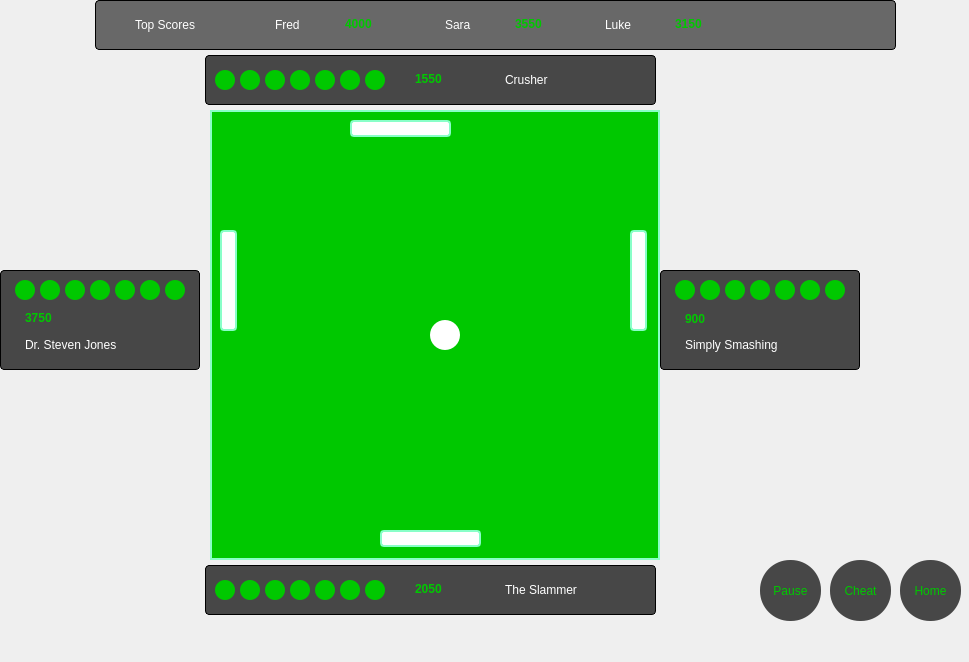
<?xml version="1.0" encoding="UTF-8"?>
<ui version="4.0">
 <class>ingame</class>
 <widget class="QWidget" name="ingame">
  <property name="geometry">
   <rect>
    <x>0</x>
    <y>0</y>
    <width>969</width>
    <height>662</height>
   </rect>
  </property>
  <property name="windowTitle">
   <string>Form</string>
  </property>
  <widget class="QLabel" name="lblPlayerBoardR">
   <property name="geometry">
    <rect>
     <x>660</x>
     <y>270</y>
     <width>200</width>
     <height>100</height>
    </rect>
   </property>
   <property name="mouseTracking">
    <bool>true</bool>
   </property>
   <property name="styleSheet">
    <string notr="true">background-color: rgb(71, 71, 71);
border: 1px solid rgb(0, 0, 0);
color: rgb(0, 200, 0);
border-radius: 4px;</string>
   </property>
   <property name="text">
    <string/>
   </property>
  </widget>
  <widget class="QLabel" name="lblUsernamePT">
   <property name="geometry">
    <rect>
     <x>505</x>
     <y>70</y>
     <width>131</width>
     <height>20</height>
    </rect>
   </property>
   <property name="styleSheet">
    <string notr="true">background-color: rgb(71, 71, 71);
color: rgb(255, 255, 255);
text-align: center;</string>
   </property>
   <property name="text">
    <string>Crusher</string>
   </property>
  </widget>
  <widget class="QLabel" name="lblLife4PT">
   <property name="geometry">
    <rect>
     <x>290</x>
     <y>70</y>
     <width>20</width>
     <height>20</height>
    </rect>
   </property>
   <property name="styleSheet">
    <string notr="true">background-color: rgb(0, 200, 0);
border-radius: 10px;</string>
   </property>
   <property name="text">
    <string/>
   </property>
  </widget>
  <widget class="QLabel" name="lblScorePT">
   <property name="geometry">
    <rect>
     <x>415</x>
     <y>70</y>
     <width>61</width>
     <height>17</height>
    </rect>
   </property>
   <property name="font">
    <font>
     <weight>75</weight>
     <italic>false</italic>
     <bold>true</bold>
    </font>
   </property>
   <property name="styleSheet">
    <string notr="true">background-color: rgb(71, 71, 71);
color: rgb(0, 200, 0);
text-align: center;</string>
   </property>
   <property name="frameShadow">
    <enum>QFrame::Plain</enum>
   </property>
   <property name="text">
    <string>1550</string>
   </property>
  </widget>
  <widget class="QLabel" name="lblScorePR">
   <property name="geometry">
    <rect>
     <x>685</x>
     <y>310</y>
     <width>61</width>
     <height>17</height>
    </rect>
   </property>
   <property name="font">
    <font>
     <weight>75</weight>
     <italic>false</italic>
     <bold>true</bold>
    </font>
   </property>
   <property name="styleSheet">
    <string notr="true">background-color: rgb(71, 71, 71);
color: rgb(0, 200, 0);
text-align: center;</string>
   </property>
   <property name="frameShadow">
    <enum>QFrame::Plain</enum>
   </property>
   <property name="text">
    <string>900</string>
   </property>
  </widget>
  <widget class="QLabel" name="lblLife6PT">
   <property name="geometry">
    <rect>
     <x>340</x>
     <y>70</y>
     <width>20</width>
     <height>20</height>
    </rect>
   </property>
   <property name="styleSheet">
    <string notr="true">background-color: rgb(0, 200, 0);
border-radius: 10px;</string>
   </property>
   <property name="text">
    <string/>
   </property>
  </widget>
  <widget class="QLabel" name="lblLife2PL">
   <property name="geometry">
    <rect>
     <x>40</x>
     <y>280</y>
     <width>20</width>
     <height>20</height>
    </rect>
   </property>
   <property name="styleSheet">
    <string notr="true">background-color: rgb(0, 200, 0);
border-radius: 10px;</string>
   </property>
   <property name="text">
    <string/>
   </property>
  </widget>
  <widget class="QLabel" name="lblLife7PT">
   <property name="geometry">
    <rect>
     <x>365</x>
     <y>70</y>
     <width>20</width>
     <height>20</height>
    </rect>
   </property>
   <property name="styleSheet">
    <string notr="true">background-color: rgb(0, 200, 0);
border-radius: 10px;</string>
   </property>
   <property name="text">
    <string/>
   </property>
  </widget>
  <widget class="QLabel" name="lblLife3PT">
   <property name="geometry">
    <rect>
     <x>265</x>
     <y>70</y>
     <width>20</width>
     <height>20</height>
    </rect>
   </property>
   <property name="styleSheet">
    <string notr="true">background-color: rgb(0, 200, 0);
border-radius: 10px;</string>
   </property>
   <property name="text">
    <string/>
   </property>
  </widget>
  <widget class="QLabel" name="lblLife1PR">
   <property name="geometry">
    <rect>
     <x>675</x>
     <y>280</y>
     <width>20</width>
     <height>20</height>
    </rect>
   </property>
   <property name="styleSheet">
    <string notr="true">background-color: rgb(0, 200, 0);
border-radius: 10px;</string>
   </property>
   <property name="text">
    <string/>
   </property>
  </widget>
  <widget class="QLabel" name="lblLife7PR">
   <property name="geometry">
    <rect>
     <x>825</x>
     <y>280</y>
     <width>20</width>
     <height>20</height>
    </rect>
   </property>
   <property name="styleSheet">
    <string notr="true">background-color: rgb(0, 200, 0);
border-radius: 10px;</string>
   </property>
   <property name="text">
    <string/>
   </property>
  </widget>
  <widget class="QLabel" name="lblLife2PB">
   <property name="geometry">
    <rect>
     <x>240</x>
     <y>580</y>
     <width>20</width>
     <height>20</height>
    </rect>
   </property>
   <property name="styleSheet">
    <string notr="true">background-color: rgb(0, 200, 0);
border-radius: 10px;</string>
   </property>
   <property name="text">
    <string/>
   </property>
  </widget>
  <widget class="QLabel" name="lblLife4PR">
   <property name="geometry">
    <rect>
     <x>750</x>
     <y>280</y>
     <width>20</width>
     <height>20</height>
    </rect>
   </property>
   <property name="styleSheet">
    <string notr="true">background-color: rgb(0, 200, 0);
border-radius: 10px;</string>
   </property>
   <property name="text">
    <string/>
   </property>
  </widget>
  <widget class="QLabel" name="lblLife2PT">
   <property name="geometry">
    <rect>
     <x>240</x>
     <y>70</y>
     <width>20</width>
     <height>20</height>
    </rect>
   </property>
   <property name="styleSheet">
    <string notr="true">background-color: rgb(0, 200, 0);
border-radius: 10px;</string>
   </property>
   <property name="text">
    <string/>
   </property>
  </widget>
  <widget class="QLabel" name="lblTop3Score">
   <property name="geometry">
    <rect>
     <x>675</x>
     <y>15</y>
     <width>61</width>
     <height>17</height>
    </rect>
   </property>
   <property name="font">
    <font>
     <weight>75</weight>
     <italic>false</italic>
     <bold>true</bold>
    </font>
   </property>
   <property name="styleSheet">
    <string notr="true">background-color: rgb(104,104,104);
color: rgb(0, 200, 0);
text-align: center;</string>
   </property>
   <property name="frameShadow">
    <enum>QFrame::Plain</enum>
   </property>
   <property name="text">
    <string>3150</string>
   </property>
  </widget>
  <widget class="QLabel" name="lblUsernamePB">
   <property name="geometry">
    <rect>
     <x>505</x>
     <y>580</y>
     <width>131</width>
     <height>20</height>
    </rect>
   </property>
   <property name="styleSheet">
    <string notr="true">background-color: rgb(71, 71, 71);
color: rgb(255, 255, 255);
text-align: center;</string>
   </property>
   <property name="text">
    <string>The Slammer</string>
   </property>
  </widget>
  <widget class="QLabel" name="lblLife5PT">
   <property name="geometry">
    <rect>
     <x>315</x>
     <y>70</y>
     <width>20</width>
     <height>20</height>
    </rect>
   </property>
   <property name="styleSheet">
    <string notr="true">background-color: rgb(0, 200, 0);
border-radius: 10px;</string>
   </property>
   <property name="text">
    <string/>
   </property>
  </widget>
  <widget class="QLabel" name="lblLife3PL">
   <property name="geometry">
    <rect>
     <x>65</x>
     <y>280</y>
     <width>20</width>
     <height>20</height>
    </rect>
   </property>
   <property name="styleSheet">
    <string notr="true">background-color: rgb(0, 200, 0);
border-radius: 10px;</string>
   </property>
   <property name="text">
    <string/>
   </property>
  </widget>
  <widget class="QLabel" name="lblTop1Usrnm">
   <property name="geometry">
    <rect>
     <x>275</x>
     <y>15</y>
     <width>61</width>
     <height>20</height>
    </rect>
   </property>
   <property name="styleSheet">
    <string notr="true">background-color: rgb(104,104,104);
color: rgb(255, 255, 255);
text-align: center;</string>
   </property>
   <property name="text">
    <string>Fred</string>
   </property>
  </widget>
  <widget class="QLabel" name="lblLife3PR">
   <property name="geometry">
    <rect>
     <x>725</x>
     <y>280</y>
     <width>20</width>
     <height>20</height>
    </rect>
   </property>
   <property name="styleSheet">
    <string notr="true">background-color: rgb(0, 200, 0);
border-radius: 10px;</string>
   </property>
   <property name="text">
    <string/>
   </property>
  </widget>
  <widget class="QLabel" name="lblLife4PB">
   <property name="geometry">
    <rect>
     <x>290</x>
     <y>580</y>
     <width>20</width>
     <height>20</height>
    </rect>
   </property>
   <property name="styleSheet">
    <string notr="true">background-color: rgb(0, 200, 0);
border-radius: 10px;</string>
   </property>
   <property name="text">
    <string/>
   </property>
  </widget>
  <widget class="QLabel" name="lblScorePB">
   <property name="geometry">
    <rect>
     <x>415</x>
     <y>580</y>
     <width>61</width>
     <height>17</height>
    </rect>
   </property>
   <property name="font">
    <font>
     <weight>75</weight>
     <italic>false</italic>
     <bold>true</bold>
    </font>
   </property>
   <property name="styleSheet">
    <string notr="true">background-color: rgb(71, 71, 71);
color: rgb(0, 200, 0);
text-align: center;</string>
   </property>
   <property name="frameShadow">
    <enum>QFrame::Plain</enum>
   </property>
   <property name="text">
    <string>2050</string>
   </property>
  </widget>
  <widget class="QLabel" name="lblLeaderBoard">
   <property name="geometry">
    <rect>
     <x>95</x>
     <y>0</y>
     <width>801</width>
     <height>50</height>
    </rect>
   </property>
   <property name="mouseTracking">
    <bool>true</bool>
   </property>
   <property name="styleSheet">
    <string notr="true">background-color: rgb(104, 104, 104);
border: 1px solid rgb(0, 0, 0);
color: rgb(0, 200, 0);
border-radius: 4px;</string>
   </property>
   <property name="text">
    <string/>
   </property>
  </widget>
  <widget class="QLabel" name="lblLife6PR">
   <property name="geometry">
    <rect>
     <x>800</x>
     <y>280</y>
     <width>20</width>
     <height>20</height>
    </rect>
   </property>
   <property name="styleSheet">
    <string notr="true">background-color: rgb(0, 200, 0);
border-radius: 10px;</string>
   </property>
   <property name="text">
    <string/>
   </property>
  </widget>
  <widget class="QLabel" name="lblUsernamePR">
   <property name="geometry">
    <rect>
     <x>685</x>
     <y>335</y>
     <width>131</width>
     <height>20</height>
    </rect>
   </property>
   <property name="styleSheet">
    <string notr="true">background-color: rgb(71, 71, 71);
color: rgb(255, 255, 255);
text-align: center;</string>
   </property>
   <property name="text">
    <string>Simply Smashing</string>
   </property>
  </widget>
  <widget class="QLabel" name="lblLife5PB">
   <property name="geometry">
    <rect>
     <x>315</x>
     <y>580</y>
     <width>20</width>
     <height>20</height>
    </rect>
   </property>
   <property name="styleSheet">
    <string notr="true">background-color: rgb(0, 200, 0);
border-radius: 10px;</string>
   </property>
   <property name="text">
    <string/>
   </property>
  </widget>
  <widget class="QLabel" name="lblLife7PB">
   <property name="geometry">
    <rect>
     <x>365</x>
     <y>580</y>
     <width>20</width>
     <height>20</height>
    </rect>
   </property>
   <property name="styleSheet">
    <string notr="true">background-color: rgb(0, 200, 0);
border-radius: 10px;</string>
   </property>
   <property name="text">
    <string/>
   </property>
  </widget>
  <widget class="QPushButton" name="btnPause">
   <property name="geometry">
    <rect>
     <x>760</x>
     <y>560</y>
     <width>61</width>
     <height>61</height>
    </rect>
   </property>
   <property name="focusPolicy">
    <enum>Qt::NoFocus</enum>
   </property>
   <property name="styleSheet">
    <string notr="true">background-color: rgb(71, 71, 71);
color: rgb(0, 200, 0);
border-radius: 30px;</string>
   </property>
   <property name="text">
    <string>Pause</string>
   </property>
  </widget>
  <widget class="QLabel" name="lblLife7PL">
   <property name="geometry">
    <rect>
     <x>165</x>
     <y>280</y>
     <width>20</width>
     <height>20</height>
    </rect>
   </property>
   <property name="styleSheet">
    <string notr="true">background-color: rgb(0, 200, 0);
border-radius: 10px;</string>
   </property>
   <property name="text">
    <string/>
   </property>
  </widget>
  <widget class="QLabel" name="lblTop1Score">
   <property name="geometry">
    <rect>
     <x>345</x>
     <y>15</y>
     <width>61</width>
     <height>17</height>
    </rect>
   </property>
   <property name="font">
    <font>
     <weight>75</weight>
     <italic>false</italic>
     <bold>true</bold>
    </font>
   </property>
   <property name="styleSheet">
    <string notr="true">background-color: rgb(104,104,104);
color: rgb(0, 200, 0);
text-align: center;</string>
   </property>
   <property name="frameShadow">
    <enum>QFrame::Plain</enum>
   </property>
   <property name="text">
    <string>4000</string>
   </property>
  </widget>
  <widget class="QLabel" name="lblLife2PR">
   <property name="geometry">
    <rect>
     <x>700</x>
     <y>280</y>
     <width>20</width>
     <height>20</height>
    </rect>
   </property>
   <property name="styleSheet">
    <string notr="true">background-color: rgb(0, 200, 0);
border-radius: 10px;</string>
   </property>
   <property name="text">
    <string/>
   </property>
  </widget>
  <widget class="QLabel" name="lblPlayerBoardB">
   <property name="geometry">
    <rect>
     <x>205</x>
     <y>565</y>
     <width>451</width>
     <height>50</height>
    </rect>
   </property>
   <property name="mouseTracking">
    <bool>true</bool>
   </property>
   <property name="styleSheet">
    <string notr="true">background-color: rgb(71, 71, 71);
border: 1px solid rgb(0, 0, 0);
color: rgb(0, 200, 0);
border-radius: 4px;</string>
   </property>
   <property name="text">
    <string/>
   </property>
  </widget>
  <widget class="QLabel" name="lblLife1PB">
   <property name="geometry">
    <rect>
     <x>215</x>
     <y>580</y>
     <width>20</width>
     <height>20</height>
    </rect>
   </property>
   <property name="styleSheet">
    <string notr="true">background-color: rgb(0, 200, 0);
border-radius: 10px;</string>
   </property>
   <property name="text">
    <string/>
   </property>
  </widget>
  <widget class="QLabel" name="lblLife1PL">
   <property name="geometry">
    <rect>
     <x>15</x>
     <y>280</y>
     <width>20</width>
     <height>20</height>
    </rect>
   </property>
   <property name="styleSheet">
    <string notr="true">background-color: rgb(0, 200, 0);
border-radius: 10px;</string>
   </property>
   <property name="text">
    <string/>
   </property>
  </widget>
  <widget class="QPushButton" name="btnHome">
   <property name="geometry">
    <rect>
     <x>900</x>
     <y>560</y>
     <width>61</width>
     <height>61</height>
    </rect>
   </property>
   <property name="focusPolicy">
    <enum>Qt::NoFocus</enum>
   </property>
   <property name="styleSheet">
    <string notr="true">background-color: rgb(71, 71, 71);
color: rgb(0, 200, 0);
border-radius: 30px;</string>
   </property>
   <property name="text">
    <string>Home</string>
   </property>
  </widget>
  <widget class="QLabel" name="lblScorePL">
   <property name="geometry">
    <rect>
     <x>25</x>
     <y>310</y>
     <width>61</width>
     <height>16</height>
    </rect>
   </property>
   <property name="font">
    <font>
     <weight>75</weight>
     <italic>false</italic>
     <bold>true</bold>
    </font>
   </property>
   <property name="styleSheet">
    <string notr="true">background-color: rgb(71, 71, 71);
color: rgb(0, 200, 0);
text-align: center;</string>
   </property>
   <property name="frameShadow">
    <enum>QFrame::Plain</enum>
   </property>
   <property name="text">
    <string>3750</string>
   </property>
  </widget>
  <widget class="QPushButton" name="btnCheat">
   <property name="geometry">
    <rect>
     <x>830</x>
     <y>560</y>
     <width>61</width>
     <height>61</height>
    </rect>
   </property>
   <property name="focusPolicy">
    <enum>Qt::NoFocus</enum>
   </property>
   <property name="styleSheet">
    <string notr="true">background-color: rgb(71, 71, 71);
color: rgb(0, 200, 0);
border-radius: 30px;</string>
   </property>
   <property name="text">
    <string>Cheat</string>
   </property>
  </widget>
  <widget class="QLabel" name="lblLife1PT">
   <property name="geometry">
    <rect>
     <x>215</x>
     <y>70</y>
     <width>20</width>
     <height>20</height>
    </rect>
   </property>
   <property name="styleSheet">
    <string notr="true">background-color: rgb(0, 200, 0);
border-radius: 10px;</string>
   </property>
   <property name="text">
    <string/>
   </property>
  </widget>
  <widget class="QLabel" name="lblUsernamePL">
   <property name="geometry">
    <rect>
     <x>25</x>
     <y>335</y>
     <width>131</width>
     <height>20</height>
    </rect>
   </property>
   <property name="styleSheet">
    <string notr="true">background-color: rgb(71, 71, 71);
color: rgb(255, 255, 255);
text-align: center;</string>
   </property>
   <property name="text">
    <string>Dr. Steven Jones</string>
   </property>
  </widget>
  <widget class="QLabel" name="lblLife5PL">
   <property name="geometry">
    <rect>
     <x>115</x>
     <y>280</y>
     <width>20</width>
     <height>20</height>
    </rect>
   </property>
   <property name="styleSheet">
    <string notr="true">background-color: rgb(0, 200, 0);
border-radius: 10px;</string>
   </property>
   <property name="text">
    <string/>
   </property>
  </widget>
  <widget class="QLabel" name="lblLife4PL">
   <property name="geometry">
    <rect>
     <x>90</x>
     <y>280</y>
     <width>20</width>
     <height>20</height>
    </rect>
   </property>
   <property name="styleSheet">
    <string notr="true">background-color: rgb(0, 200, 0);
border-radius: 10px;</string>
   </property>
   <property name="text">
    <string/>
   </property>
  </widget>
  <widget class="QLabel" name="lblLife6PB">
   <property name="geometry">
    <rect>
     <x>340</x>
     <y>580</y>
     <width>20</width>
     <height>20</height>
    </rect>
   </property>
   <property name="styleSheet">
    <string notr="true">background-color: rgb(0, 200, 0);
border-radius: 10px;</string>
   </property>
   <property name="text">
    <string/>
   </property>
  </widget>
  <widget class="QLabel" name="lblLife6PL">
   <property name="geometry">
    <rect>
     <x>140</x>
     <y>280</y>
     <width>20</width>
     <height>20</height>
    </rect>
   </property>
   <property name="styleSheet">
    <string notr="true">background-color: rgb(0, 200, 0);
border-radius: 10px;</string>
   </property>
   <property name="text">
    <string/>
   </property>
  </widget>
  <widget class="QLabel" name="lblPlayerBoardL">
   <property name="geometry">
    <rect>
     <x>0</x>
     <y>270</y>
     <width>200</width>
     <height>100</height>
    </rect>
   </property>
   <property name="mouseTracking">
    <bool>true</bool>
   </property>
   <property name="styleSheet">
    <string notr="true">background-color: rgb(71, 71, 71);
border: 1px solid rgb(0, 0, 0);
color: rgb(0, 200, 0);
border-radius: 4px;</string>
   </property>
   <property name="text">
    <string/>
   </property>
  </widget>
  <widget class="QLabel" name="lblLife3PB">
   <property name="geometry">
    <rect>
     <x>265</x>
     <y>580</y>
     <width>20</width>
     <height>20</height>
    </rect>
   </property>
   <property name="styleSheet">
    <string notr="true">background-color: rgb(0, 200, 0);
border-radius: 10px;</string>
   </property>
   <property name="text">
    <string/>
   </property>
  </widget>
  <widget class="QLabel" name="lblTop2Score">
   <property name="geometry">
    <rect>
     <x>515</x>
     <y>15</y>
     <width>61</width>
     <height>17</height>
    </rect>
   </property>
   <property name="font">
    <font>
     <weight>75</weight>
     <italic>false</italic>
     <bold>true</bold>
    </font>
   </property>
   <property name="styleSheet">
    <string notr="true">background-color: rgb(104,104,104);
color: rgb(0, 200, 0);
text-align: center;</string>
   </property>
   <property name="frameShadow">
    <enum>QFrame::Plain</enum>
   </property>
   <property name="text">
    <string>3550</string>
   </property>
  </widget>
  <widget class="QWidget" name="gameCourt" native="true">
   <property name="enabled">
    <bool>true</bool>
   </property>
   <property name="geometry">
    <rect>
     <x>210</x>
     <y>110</y>
     <width>450</width>
     <height>450</height>
    </rect>
   </property>
   <property name="styleSheet">
    <string notr="true">background-color: rgb(0, 200, 0);
border: 2px solid rgb(137, 255, 200);
box-shadow: 10px 10px 30px rgb(0, 0, 0);</string>
   </property>
   <widget class="QLabel" name="lblBall_2">
    <property name="geometry">
     <rect>
      <x>220</x>
      <y>210</y>
      <width>30</width>
      <height>30</height>
     </rect>
    </property>
    <property name="styleSheet">
     <string notr="true">border: 0px solid rgb(255, 255, 255);
background-color: rgb(255, 255, 255);
border-radius: 15px;</string>
    </property>
    <property name="text">
     <string/>
    </property>
   </widget>
   <widget class="QLabel" name="paddle_0">
    <property name="geometry">
     <rect>
      <x>170</x>
      <y>420</y>
      <width>101</width>
      <height>17</height>
     </rect>
    </property>
    <property name="sizePolicy">
     <sizepolicy hsizetype="Preferred" vsizetype="Preferred">
      <horstretch>0</horstretch>
      <verstretch>0</verstretch>
     </sizepolicy>
    </property>
    <property name="baseSize">
     <size>
      <width>0</width>
      <height>0</height>
     </size>
    </property>
    <property name="styleSheet">
     <string notr="true">background-color: rgb(255, 255, 255);
border-radius: 4px;</string>
    </property>
    <property name="frameShadow">
     <enum>QFrame::Raised</enum>
    </property>
    <property name="text">
     <string/>
    </property>
   </widget>
   <widget class="QLabel" name="paddle_1">
    <property name="geometry">
     <rect>
      <x>10</x>
      <y>120</y>
      <width>17</width>
      <height>101</height>
     </rect>
    </property>
    <property name="sizePolicy">
     <sizepolicy hsizetype="Preferred" vsizetype="Preferred">
      <horstretch>0</horstretch>
      <verstretch>0</verstretch>
     </sizepolicy>
    </property>
    <property name="baseSize">
     <size>
      <width>0</width>
      <height>0</height>
     </size>
    </property>
    <property name="styleSheet">
     <string notr="true">background-color: rgb(255, 255, 255);
border-radius: 4px;</string>
    </property>
    <property name="frameShadow">
     <enum>QFrame::Raised</enum>
    </property>
    <property name="text">
     <string/>
    </property>
   </widget>
   <widget class="QLabel" name="paddle_3">
    <property name="geometry">
     <rect>
      <x>420</x>
      <y>120</y>
      <width>17</width>
      <height>101</height>
     </rect>
    </property>
    <property name="sizePolicy">
     <sizepolicy hsizetype="Preferred" vsizetype="Preferred">
      <horstretch>0</horstretch>
      <verstretch>0</verstretch>
     </sizepolicy>
    </property>
    <property name="baseSize">
     <size>
      <width>0</width>
      <height>0</height>
     </size>
    </property>
    <property name="styleSheet">
     <string notr="true">background-color: rgb(255, 255, 255);
border-radius: 4px;</string>
    </property>
    <property name="frameShadow">
     <enum>QFrame::Raised</enum>
    </property>
    <property name="text">
     <string/>
    </property>
   </widget>
   <widget class="QLabel" name="paddle_2">
    <property name="geometry">
     <rect>
      <x>140</x>
      <y>10</y>
      <width>101</width>
      <height>17</height>
     </rect>
    </property>
    <property name="sizePolicy">
     <sizepolicy hsizetype="Preferred" vsizetype="Preferred">
      <horstretch>0</horstretch>
      <verstretch>0</verstretch>
     </sizepolicy>
    </property>
    <property name="baseSize">
     <size>
      <width>0</width>
      <height>0</height>
     </size>
    </property>
    <property name="styleSheet">
     <string notr="true">background-color: rgb(255, 255, 255);
border-radius: 4px;</string>
    </property>
    <property name="frameShadow">
     <enum>QFrame::Raised</enum>
    </property>
    <property name="text">
     <string/>
    </property>
   </widget>
  </widget>
  <widget class="QLabel" name="lblLeaderBoardTitle">
   <property name="geometry">
    <rect>
     <x>135</x>
     <y>15</y>
     <width>81</width>
     <height>20</height>
    </rect>
   </property>
   <property name="styleSheet">
    <string notr="true">background-color: rgb(104,104,104);
color: rgb(255, 255, 255);
text-align: center;</string>
   </property>
   <property name="text">
    <string>Top Scores</string>
   </property>
  </widget>
  <widget class="QLabel" name="lblLife5PR">
   <property name="geometry">
    <rect>
     <x>775</x>
     <y>280</y>
     <width>20</width>
     <height>20</height>
    </rect>
   </property>
   <property name="styleSheet">
    <string notr="true">background-color: rgb(0, 200, 0);
border-radius: 10px;</string>
   </property>
   <property name="text">
    <string/>
   </property>
  </widget>
  <widget class="QLabel" name="lblTop2Usrnm">
   <property name="geometry">
    <rect>
     <x>445</x>
     <y>15</y>
     <width>61</width>
     <height>20</height>
    </rect>
   </property>
   <property name="styleSheet">
    <string notr="true">background-color: rgb(104,104,104);
color: rgb(255, 255, 255);
text-align: center;</string>
   </property>
   <property name="text">
    <string>Sara</string>
   </property>
  </widget>
  <widget class="QLabel" name="lblTop3Usrnm">
   <property name="geometry">
    <rect>
     <x>605</x>
     <y>15</y>
     <width>61</width>
     <height>20</height>
    </rect>
   </property>
   <property name="styleSheet">
    <string notr="true">background-color: rgb(104,104,104);
color: rgb(255, 255, 255);
text-align: center;</string>
   </property>
   <property name="text">
    <string>Luke</string>
   </property>
  </widget>
  <widget class="QLabel" name="lblPlayerBoardT">
   <property name="geometry">
    <rect>
     <x>205</x>
     <y>55</y>
     <width>451</width>
     <height>50</height>
    </rect>
   </property>
   <property name="mouseTracking">
    <bool>true</bool>
   </property>
   <property name="styleSheet">
    <string notr="true">background-color: rgb(71, 71, 71);
border: 1px solid rgb(0, 0, 0);
color: rgb(0, 200, 0);
border-radius: 4px;</string>
   </property>
   <property name="text">
    <string/>
   </property>
  </widget>
  <zorder>lblPlayerBoardT</zorder>
  <zorder>lblPlayerBoardR</zorder>
  <zorder>lblPlayerBoardB</zorder>
  <zorder>gameCourt</zorder>
  <zorder>lblPlayerBoardL</zorder>
  <zorder>lblLeaderBoard</zorder>
  <zorder>lblUsernamePT</zorder>
  <zorder>lblLife4PT</zorder>
  <zorder>lblScorePT</zorder>
  <zorder>lblScorePR</zorder>
  <zorder>lblLife6PT</zorder>
  <zorder>lblLife2PL</zorder>
  <zorder>lblLife7PT</zorder>
  <zorder>lblLife3PT</zorder>
  <zorder>lblLife1PR</zorder>
  <zorder>lblLife7PR</zorder>
  <zorder>lblLife2PB</zorder>
  <zorder>lblLife4PR</zorder>
  <zorder>lblLife2PT</zorder>
  <zorder>lblTop3Score</zorder>
  <zorder>lblUsernamePB</zorder>
  <zorder>lblLife5PT</zorder>
  <zorder>lblLife3PL</zorder>
  <zorder>lblTop1Usrnm</zorder>
  <zorder>lblLife3PR</zorder>
  <zorder>lblLife4PB</zorder>
  <zorder>lblScorePB</zorder>
  <zorder>lblLife6PR</zorder>
  <zorder>lblUsernamePR</zorder>
  <zorder>lblLife5PB</zorder>
  <zorder>lblLife7PB</zorder>
  <zorder>btnPause</zorder>
  <zorder>lblLife7PL</zorder>
  <zorder>lblTop1Score</zorder>
  <zorder>lblLife2PR</zorder>
  <zorder>lblLife1PB</zorder>
  <zorder>lblLife1PL</zorder>
  <zorder>btnHome</zorder>
  <zorder>lblScorePL</zorder>
  <zorder>btnCheat</zorder>
  <zorder>lblLife1PT</zorder>
  <zorder>lblUsernamePL</zorder>
  <zorder>lblLife5PL</zorder>
  <zorder>lblLife4PL</zorder>
  <zorder>lblLife6PB</zorder>
  <zorder>lblLife6PL</zorder>
  <zorder>lblLife3PB</zorder>
  <zorder>lblTop2Score</zorder>
  <zorder>lblLeaderBoardTitle</zorder>
  <zorder>lblLife5PR</zorder>
  <zorder>lblTop2Usrnm</zorder>
  <zorder>lblTop3Usrnm</zorder>
 </widget>
 <resources/>
 <connections/>
</ui>
